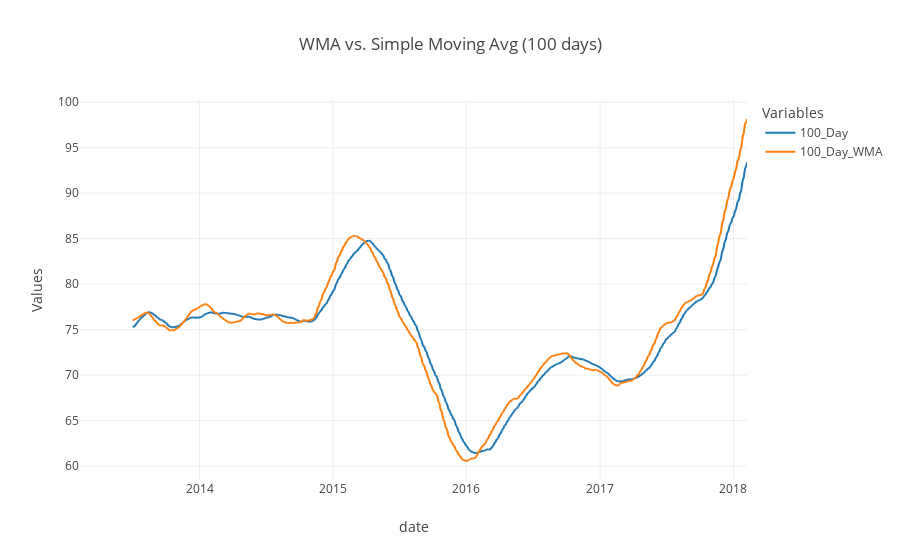

This figure's notebook cell:
### Markdown cell above
### Plot the weighted moving average in a multi-line plot with its simple moving average of the same length and evaluate the differences.

### Code cell
#melt both 100 day columns to plot
melted_100 = pd.melt(walmart,
                     id_vars='date',
                     value_vars=['100_Day', '100_Day_WMA'],
                     var_name='Variables',
                     value_name='Values')

#graph
ilinechart(melted_100, 'date', 'Values', groups='Variables', 
           title='WMA vs. Simple Moving Avg (100 days)')

### Figure 1 — Plotly figure (JSON) as saved in the notebook; plotly's stock layout.template omitted (floating-point values rounded to 4 significant figures; data arrays with more than 128 entries replaced by an {"elided": "..."} marker saying what was removed)
{"data": [{"hovertemplate": "Variables=100_Day<br>date=%{x}<br>Values=%{y}<extra></extra>", "legendgroup": "100_Day", "line": {"color": "#1F77B4", "dash": "solid"}, "mode": "lines", "name": "100_Day", "showlegend": true, "type": "scattergl", "x": {"elided": "1259 str values"}, "xaxis": "x", "y": {"elided": "1259 float values"}, "yaxis": "y"}, {"hovertemplate": "Variables=100_Day_WMA<br>date=%{x}<br>Values=%{y}<extra></extra>", "legendgroup": "100_Day_WMA", "line": {"color": "#FF7F0E", "dash": "solid"}, "mode": "lines", "name": "100_Day_WMA", "showlegend": true, "type": "scattergl", "x": {"elided": "1259 str values"}, "xaxis": "x", "y": {"elided": "1259 float values"}, "yaxis": "y"}], "layout": {"legend": {"title": {"text": "Variables"}, "tracegroupgap": 0}, "title": {"text": "WMA vs. Simple Moving Avg (100 days)"}, "xaxis": {"anchor": "y", "domain": [0, 1], "title": {"text": "date"}}, "yaxis": {"anchor": "x", "domain": [0, 1], "title": {"text": "Values"}}}}
